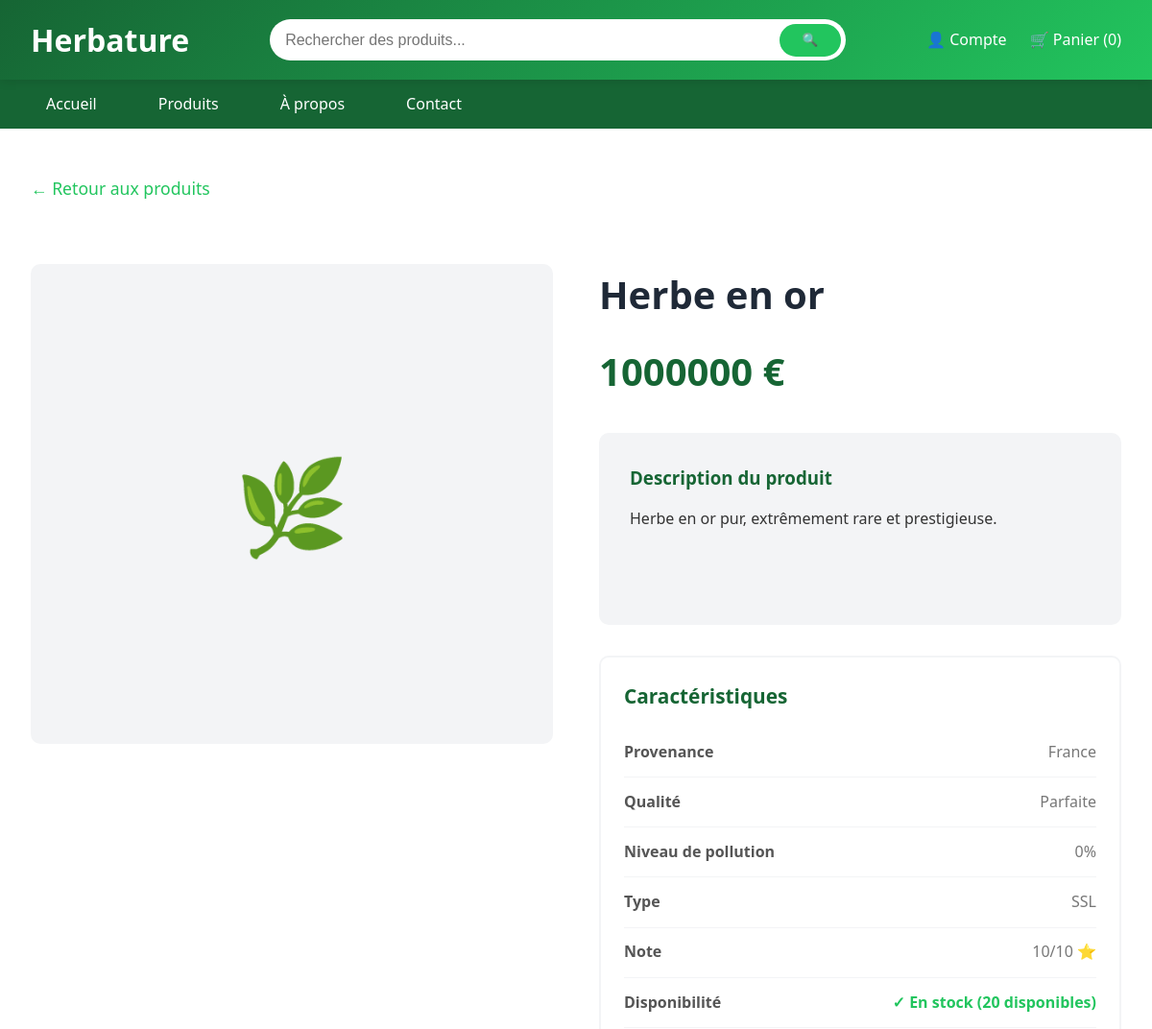
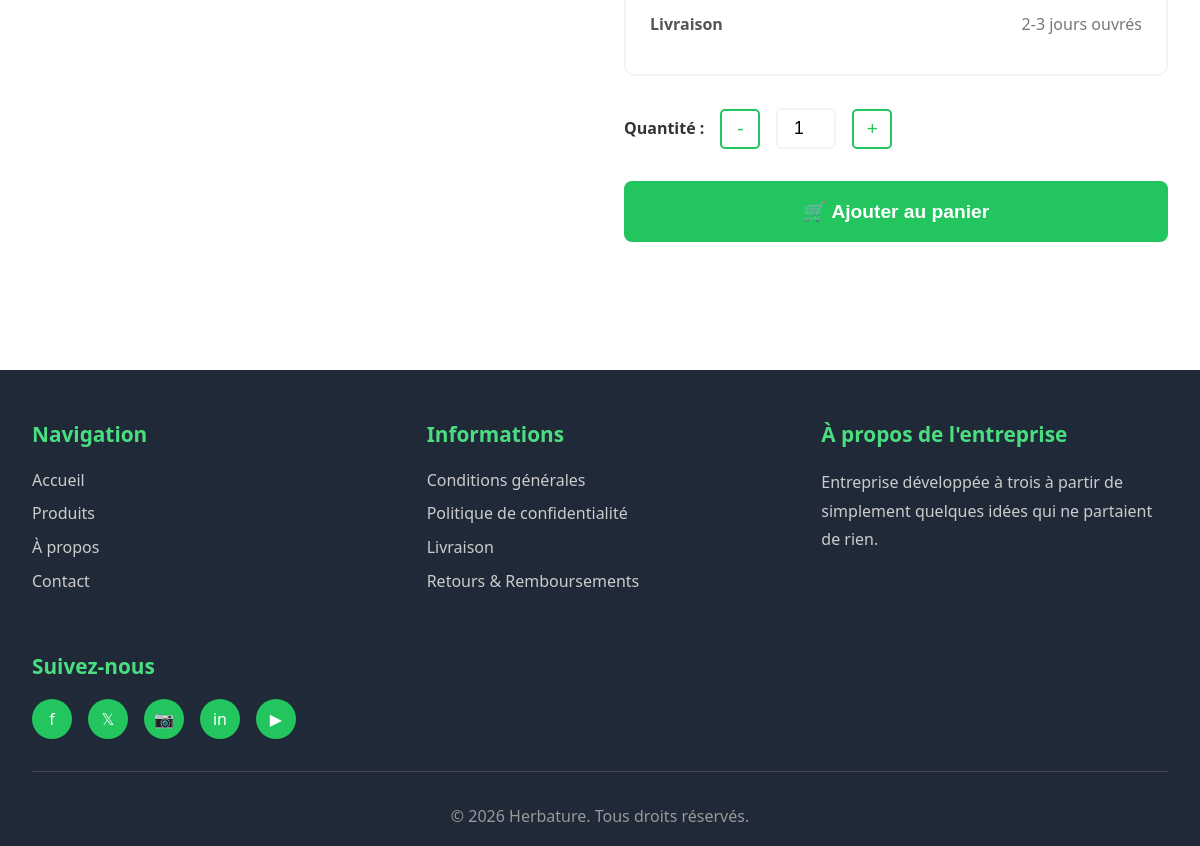
/produit/13, run on the app's committed database (2 pictures, top to bottom).
### tables this page shows
CREATE TABLE produit (
    id_P INTEGER PRIMARY KEY AUTOINCREMENT,
    Nom VARCHAR(150) NOT NULL,
    Description TEXT,
    Prix DECIMAL(10, 2) NOT NULL,
    Promo DECIMAL(5, 2) DEFAULT 0,
    Stock INTEGER DEFAULT 0,
    Provenance TEXT,
    Qualiter TEXT,
    Nv_Polution INTEGER,
    Production TEXT,
    Type TEXT,
    Note DECIMAL(3, 2),
    Note_Client TEXT,
    P_HT DECIMAL(10, 2),
    id_F INTEGER,
    FOREIGN KEY (id_F) REFERENCES fournisseurs(id_F)
);

### app.py (the view)
@app.route('/produit/<int:id>')
def detail_produit(id):
    conn = get_db_connection()
    produit = conn.execute('SELECT * FROM produit WHERE id_P = ?', (id,)).fetchone()
    conn.close()
    if not produit:
        flash('Produit introuvable', 'error')
        return redirect(url_for('produits'))
    return render_template('detail_produit.html', produit=produit)

### app.py (called while the page is built)
def get_db_connection():
    conn = sqlite3.connect(DB_PATH)
    conn.row_factory = sqlite3.Row
    return conn

### templates/detail_produit.html (shortened to what this page needs)
{% extends "base.html" %}
{% block content %}
<div class="container">
    <a href="{{ url_for('produits') }}" class="back-link">← Retour aux produits</a>
    <div class="product-detail-container">
        <div>
            <div class="product-detail-image">🌿</div>
        </div>
        <div class="product-detail-info">
            <h1>{{ produit['Nom'] }}</h1>
            <div class="product-detail-price">{{ produit['Prix'] }} €</div>
            <div class="product-description-box">
                <h3>Description du produit</h3>
                <p>{{ produit['Description'] }}</p>
            </div>
            <div class="product-specs">
                <h3>Caractéristiques</h3>
                <div class="spec-row">
                    <span class="spec-label">Provenance</span>
                    <span class="spec-value">{{ produit['Provenance'] }}</span>
                </div>
                <div class="spec-row">
                    <span class="spec-label">Qualité</span>
                    <span class="spec-value">{{ produit['Qualiter'] }}</span>
                </div>
                <div class="spec-row">
                    <span class="spec-label">Niveau de pollution</span>
                    <span class="spec-value">{{ produit['Nv_Polution'] }}%</span>
                </div>
                <div class="spec-row">
                    <span class="spec-label">Type</span>
                    <span class="spec-value">{{ produit['Type'] }}</span>
                </div>
                <div class="spec-row">
                    <span class="spec-label">Note</span>
                    <span class="spec-value">{{ produit['Note'] }}/10 ⭐</span>
                </div>
                <div class="spec-row">
                    <span class="spec-label">Disponibilité</span>
                    {% if produit['Stock'] > 0 %}
                        <span class="spec-value" style="color: var(--vert-moyen); font-weight: bold;">✓ En stock ({{ produit['Stock'] }} disponibles)</span>
                    {% else %}
                        <span class="spec-value" style="color: red; font-weight: bold;">✗ Rupture de stock</span>
                    {% endif %}
                </div>
                <div class="spec-row">
                    <span class="spec-label">Livraison</span>
                    <span class="spec-value">2-3 jours ouvrés</span>
                </div>
            </div>
            {% if produit['Stock'] > 0 %}
            <form method="POST" action="{{ url_for('ajouter_panier', id_produit=produit['id_P']) }}">
                <div class="quantity-section">
                    <span style="font-weight: 600;">Quantité :</span>
                    <button type="button" onclick="decreaseQty()">-</button>
                    <input type="number" id="quantity" name="quantite" value="1" min="1" max="{{ produit['Stock'] }}">
                    <button type="button" onclick="increaseQty()">+</button>
                </div>
                <button type="submit" class="btn-buy">🛒 Ajouter au panier</button>
            </form>
            {% else %}
            <div class="alert alert-error">
                <p>Ce produit est actuellement en rupture de stock. Il sera bientôt disponible.</p>
            </div>
            {% endif %}
        </div>
    </div>
</div>
{% endblock %}

### static/css/style.css (style rules this page uses)
* { margin: 0; padding: 0; box-sizing: border-box; }
:root { --vert-clair: #4ade80; --vert-fonce: #166534; --vert-moyen: #22c55e; --gris-clair: #f3f4f6; --gris-fonce: #1f2937; }
body { font-family: 'Segoe UI', Tahoma, Geneva, Verdana, sans-serif; line-height: 1.6; color: #333; }
.container { max-width: 1400px; margin: 0 auto; padding: 3rem 2rem; }
.product-detail-container { display: grid; grid-template-columns: 1fr 1fr; gap: 3rem; margin-top: 2rem; }
.product-detail-image { width: 100%; height: 500px; background: var(--gris-clair); border-radius: 10px; display: flex; align-items: center; justify-content: center; font-size: 6rem; }
.product-detail-info h1 { font-size: 2.5rem; color: var(--gris-fonce); margin-bottom: 1rem; }
.product-detail-price { font-size: 2.5rem; color: var(--vert-fonce); font-weight: bold; margin-bottom: 2rem; }
.product-description-box { background: var(--gris-clair); padding: 2rem; border-radius: 10px; margin-bottom: 2rem; min-height: 200px; }
.product-description-box h3 { color: var(--vert-fonce); margin-bottom: 1rem; }
.product-specs { background: white; border: 2px solid var(--gris-clair); padding: 1.5rem; border-radius: 10px; margin-bottom: 2rem; }
.product-specs h3 { color: var(--vert-fonce); margin-bottom: 1rem; font-size: 1.3rem; }
.spec-row { display: flex; justify-content: space-between; padding: 0.8rem 0; border-bottom: 1px solid var(--gris-clair); }
.spec-row:last-child { border-bottom: none; }
.spec-label { font-weight: 600; color: #555; }
.spec-value { color: #777; }
.quantity-section { display: flex; align-items: center; gap: 1rem; margin-bottom: 2rem; }
.quantity-section button { width: 40px; height: 40px; border: 2px solid var(--vert-moyen); background: white; color: var(--vert-moyen); font-size: 1.2rem; border-radius: 5px; cursor: pointer; transition: all 0.3s; }
.quantity-section input { width: 60px; text-align: center; padding: 0.5rem; border: 2px solid var(--gris-clair); border-radius: 5px; font-size: 1.1rem; }
.btn-buy { width: 100%; background: var(--vert-moyen); color: white; border: none; padding: 1.2rem; border-radius: 8px; font-size: 1.2rem; font-weight: bold; cursor: pointer; transition: all 0.3s; margin-bottom: 1rem; }
.back-link { color: var(--vert-moyen); text-decoration: none; font-size: 1.1rem; display: inline-block; margin-bottom: 2rem; cursor: pointer; }
h1, h2 { color: var(--vert-fonce); }

### data on the page
produit: Nom "Herbe en or", Prix "1000000", Description "Herbe en or pur, extrêmement rare et prestigieuse.", Provenance "France", Qualiter "Parfaite", Nv_Polution "0", Type "SSL", Note "10", Stock "20"
